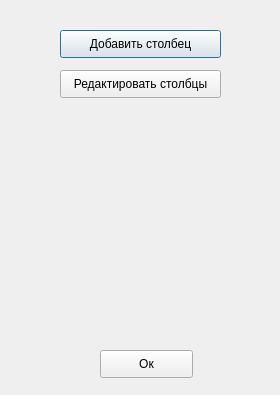
<?xml version="1.0" encoding="UTF-8"?>
<ui version="4.0">
 <class>TableSetting</class>
 <widget class="QDialog" name="TableSetting">
  <property name="geometry">
   <rect>
    <x>0</x>
    <y>0</y>
    <width>280</width>
    <height>395</height>
   </rect>
  </property>
  <property name="windowTitle">
   <string>Dialog</string>
  </property>
  <widget class="QPushButton" name="addColumn">
   <property name="geometry">
    <rect>
     <x>60</x>
     <y>30</y>
     <width>161</width>
     <height>28</height>
    </rect>
   </property>
   <property name="text">
    <string>Добавить столбец</string>
   </property>
  </widget>
  <widget class="QPushButton" name="editColumn">
   <property name="geometry">
    <rect>
     <x>60</x>
     <y>70</y>
     <width>161</width>
     <height>28</height>
    </rect>
   </property>
   <property name="text">
    <string>Редактировать столбцы</string>
   </property>
  </widget>
  <widget class="QPushButton" name="pushButton">
   <property name="geometry">
    <rect>
     <x>100</x>
     <y>350</y>
     <width>93</width>
     <height>28</height>
    </rect>
   </property>
   <property name="text">
    <string>Ок</string>
   </property>
  </widget>
 </widget>
 <resources/>
 <connections/>
</ui>
